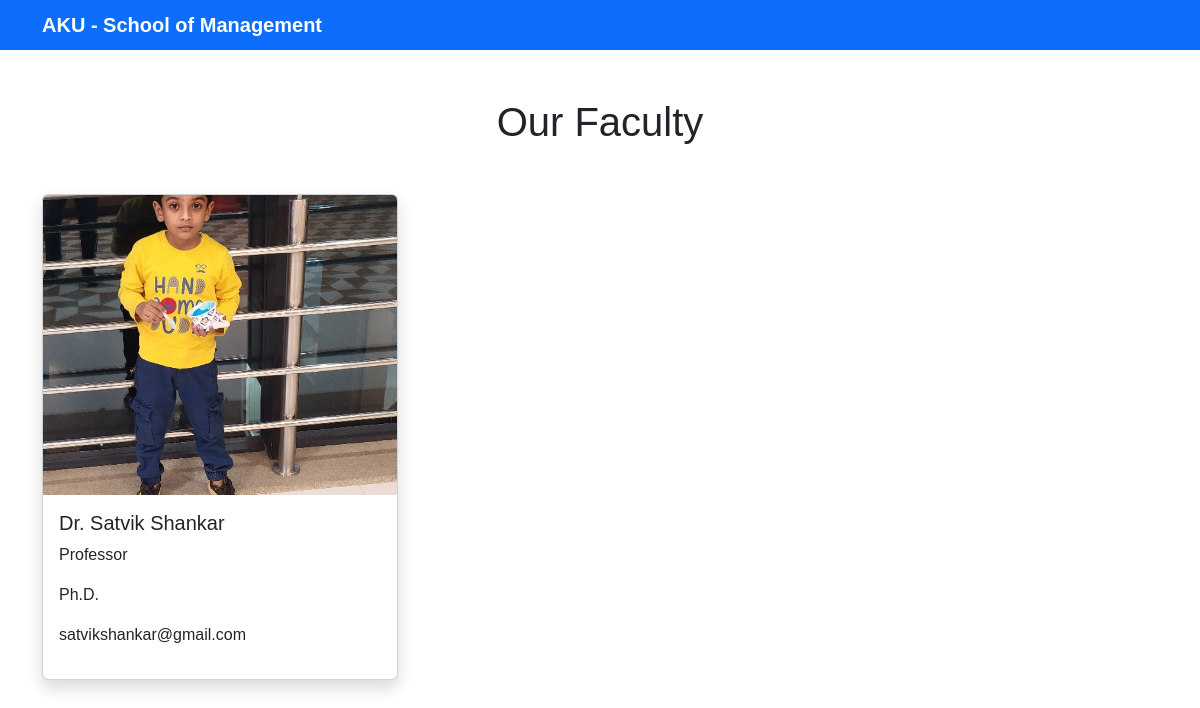
The app's page /faculty/ with its own data.
### website/models.py (models this page shows, shortened)
class Faculty(models.Model):
    name = models.CharField(max_length=100)
    designation = models.CharField(max_length=100)
    qualification = models.CharField(max_length=200)
    email = models.EmailField()
    photo = models.ImageField(upload_to='faculty/')

### website/views.py (the view)
# urls.py: path('faculty/', views.faculty, name='faculty'),
def faculty(request):
    faculties = Faculty.objects.all()
    return render(request, 'faculty.html', {
        'faculties': faculties
    })

### templates/faculty.html (shortened to what this page needs)
{% load static %}
<!DOCTYPE html>
<html>
<head>
<link href="https://cdn.jsdelivr.net/npm/bootstrap@5.3.7/dist/css/bootstrap.min.css" rel="stylesheet">
<link rel="stylesheet" href="{% static 'css/style.css' %}">
</head>
<body>
<nav class="navbar navbar-dark bg-primary">
<div class="container">
<a class="navbar-brand">
AKU - School of Management
</a>
</div>
</nav>
<section class="py-5">
<div class="container">
<h1 class="text-center mb-5">
Our Faculty
</h1>
<div class="row">
{% for faculty in faculties %}
<div class="col-md-4 mb-4">
<div class="card shadow h-100">
<img src="{{ faculty.photo.url }}"
class="card-img-top"
height="300"
style="object-fit:cover;">
<div class="card-body">
<h5>
{{ faculty.name }}
</h5>
<p>
{{ faculty.designation }}
</p>
<p>
{{ faculty.qualification }}
</p>
<p>
{{ faculty.email }}
</p>
</div>
</div>
</div>
{% endfor %}
</div>
</div>
</section>
</body>
</html>

### static/css/style.css (style rules this page uses)
body { font-family: Arial, sans-serif; }
.navbar-brand { font-weight: 600; line-height: 1.2; }
.card { transition: 0.3s; }

### records on screen
Faculty: photo (picture), name "Dr. Satvik Shankar", designation "Professor", qualification "Ph.D.", email "satvikshankar@gmail.com"
